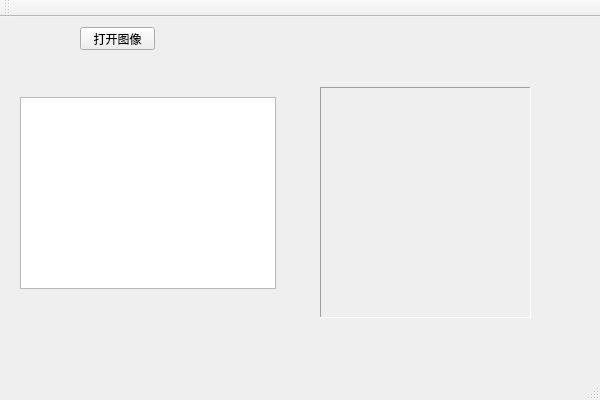
<?xml version="1.0" encoding="UTF-8"?>
<ui version="4.0">
 <class>HalconVsClass</class>
 <widget class="QMainWindow" name="HalconVsClass">
  <property name="geometry">
   <rect>
    <x>0</x>
    <y>0</y>
    <width>600</width>
    <height>400</height>
   </rect>
  </property>
  <property name="windowTitle">
   <string>HalconVs</string>
  </property>
  <widget class="QWidget" name="centralWidget">
   <widget class="QPushButton" name="pushButton">
    <property name="geometry">
     <rect>
      <x>80</x>
      <y>10</y>
      <width>75</width>
      <height>23</height>
     </rect>
    </property>
    <property name="text">
     <string>打开图像</string>
    </property>
   </widget>
   <widget class="QLabel" name="label_pic">
    <property name="geometry">
     <rect>
      <x>320</x>
      <y>70</y>
      <width>211</width>
      <height>231</height>
     </rect>
    </property>
    <property name="frameShape">
     <enum>QFrame::Panel</enum>
    </property>
    <property name="frameShadow">
     <enum>QFrame::Sunken</enum>
    </property>
    <property name="text">
     <string/>
    </property>
   </widget>
   <widget class="QGraphicsView" name="graphicsView">
    <property name="geometry">
     <rect>
      <x>20</x>
      <y>80</y>
      <width>256</width>
      <height>192</height>
     </rect>
    </property>
   </widget>
  </widget>
  <widget class="QMenuBar" name="menuBar">
   <property name="geometry">
    <rect>
     <x>0</x>
     <y>0</y>
     <width>600</width>
     <height>23</height>
    </rect>
   </property>
  </widget>
  <widget class="QToolBar" name="mainToolBar">
   <attribute name="toolBarArea">
    <enum>TopToolBarArea</enum>
   </attribute>
   <attribute name="toolBarBreak">
    <bool>false</bool>
   </attribute>
  </widget>
  <widget class="QStatusBar" name="statusBar"/>
 </widget>
 <layoutdefault spacing="6" margin="11"/>
 <resources>
  <include location="halconvs.qrc"/>
 </resources>
 <connections/>
</ui>
